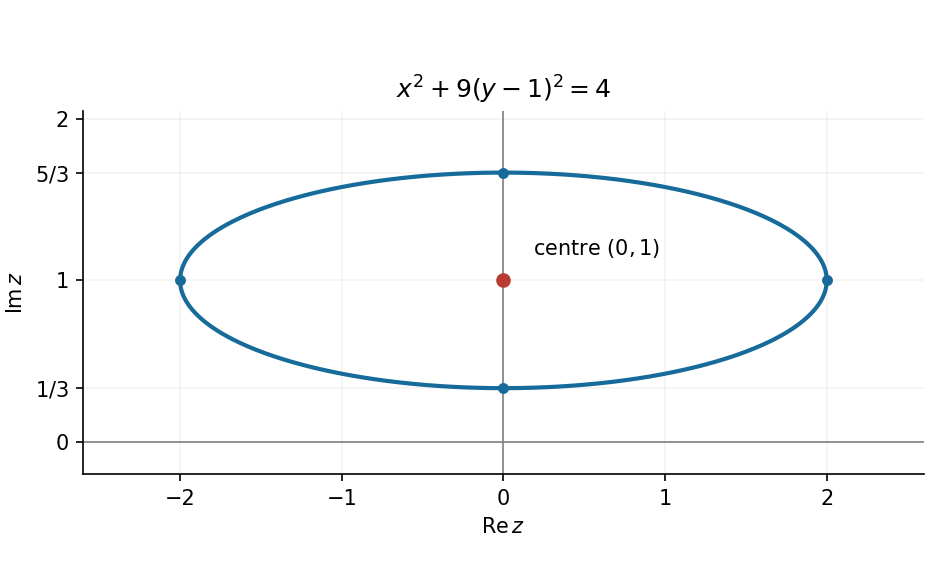

The script that drew this image:
"""Original Q11 ellipse; Python 3.14, NumPy and Matplotlib from root pyproject.

Writes the PNG basename in the current working directory.
"""
from pathlib import Path

import matplotlib
matplotlib.use("Agg")
import matplotlib.pyplot as plt
import numpy as np


def main():
    t = np.linspace(0, 2*np.pi, 600)
    fig, ax = plt.subplots(figsize=(6.2, 3.9), layout="constrained")
    fig.set_facecolor("white")
    ax.plot(2*np.cos(t), 1+(2/3)*np.sin(t), color="#176b9b", lw=2)
    ax.axhline(0, color="0.5", lw=0.8)
    ax.axvline(0, color="0.5", lw=0.8)
    ax.scatter([0], [1], color="#b83c32", zorder=4)
    ax.annotate("centre $(0,1)$", (0, 1), xytext=(14, 12), textcoords="offset points")
    ax.scatter([-2, 2, 0, 0], [1, 1, 1/3, 5/3], s=18, color="#176b9b", zorder=4)
    ax.set(xlim=(-2.6, 2.6), ylim=(-0.2, 2.05), aspect="equal", xlabel="$\\mathrm{Re}\\,z$",
           ylabel="$\\mathrm{Im}\\,z$", title="$x^2+9(y-1)^2=4$")
    ax.set_xticks([-2, -1, 0, 1, 2])
    ax.set_yticks([0, 1/3, 1, 5/3, 2], ["0", "$1/3$", "1", "$5/3$", "2"])
    ax.grid(alpha=0.15)
    ax.spines[["top", "right"]].set_visible(False)
    fig.savefig(Path(__file__).with_suffix(".png").name, dpi=150, facecolor="white")
    plt.close(fig)


if __name__ == "__main__":
    main()
